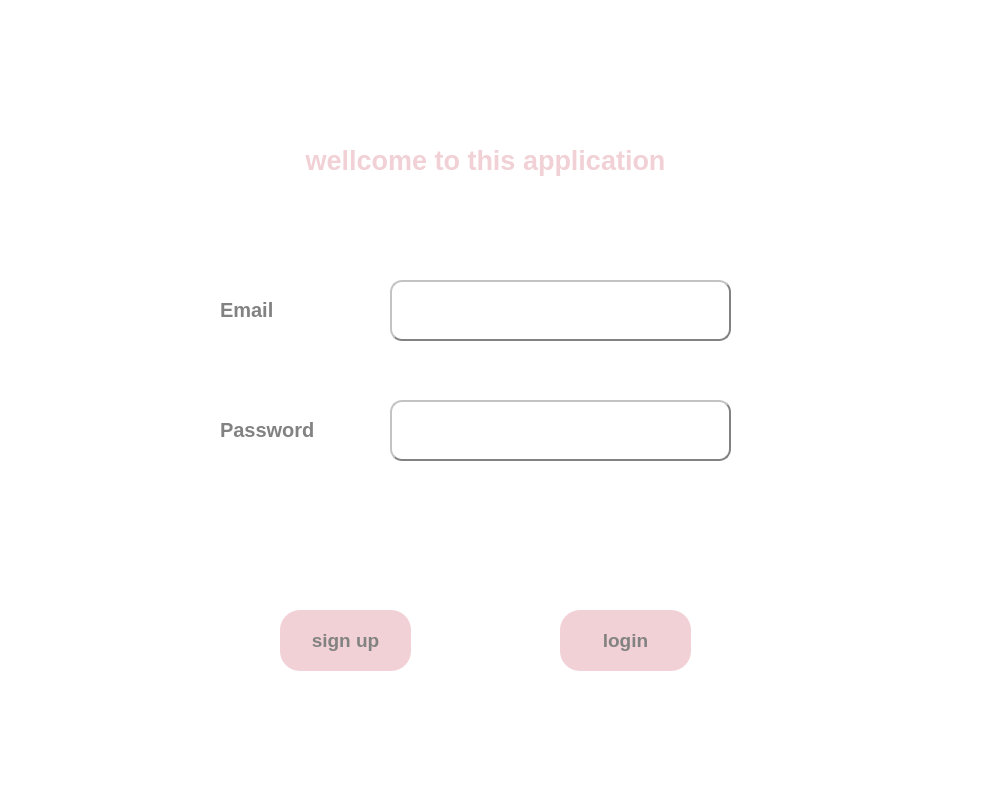
<?xml version="1.0" encoding="UTF-8"?>
<ui version="4.0">
 <class>MainWindow</class>
 <widget class="QMainWindow" name="MainWindow">
  <property name="geometry">
   <rect>
    <x>0</x>
    <y>0</y>
    <width>1000</width>
    <height>799</height>
   </rect>
  </property>
  <property name="font">
   <font>
    <pointsize>8</pointsize>
   </font>
  </property>
  <property name="windowTitle">
   <string>MainWindow</string>
  </property>
  <property name="autoFillBackground">
   <bool>false</bool>
  </property>
  <property name="styleSheet">
   <string notr="true">background-color: rgb(255, 255, 255);</string>
  </property>
  <widget class="QWidget" name="centralwidget">
   <widget class="QLabel" name="label">
    <property name="geometry">
     <rect>
      <x>160</x>
      <y>110</y>
      <width>651</width>
      <height>101</height>
     </rect>
    </property>
    <property name="font">
     <font>
      <pointsize>20</pointsize>
      <weight>75</weight>
      <italic>false</italic>
      <bold>true</bold>
      <strikeout>false</strikeout>
      <kerning>true</kerning>
     </font>
    </property>
    <property name="layoutDirection">
     <enum>Qt::LeftToRight</enum>
    </property>
    <property name="styleSheet">
     <string notr="true"/>
    </property>
    <property name="text">
     <string>&lt;html&gt;&lt;head/&gt;&lt;body&gt;&lt;p&gt;&lt;span style=&quot; color:#f1d1d6;&quot;&gt;wellcome to this application&lt;/span&gt;&lt;/p&gt;&lt;/body&gt;&lt;/html&gt;</string>
    </property>
    <property name="alignment">
     <set>Qt::AlignCenter</set>
    </property>
   </widget>
   <widget class="QTextEdit" name="te_password">
    <property name="geometry">
     <rect>
      <x>390</x>
      <y>400</y>
      <width>341</width>
      <height>61</height>
     </rect>
    </property>
    <property name="font">
     <font>
      <pointsize>11</pointsize>
     </font>
    </property>
    <property name="styleSheet">
     <string notr="true">background-color: rgb(255, 255, 255);
border:2px outset;
border-color: rgb(130, 130, 130);
border-radius: 12px;</string>
    </property>
    <property name="inputMethodHints">
     <set>Qt::ImhHiddenText</set>
    </property>
    <property name="html">
     <string>&lt;!DOCTYPE HTML PUBLIC &quot;-//W3C//DTD HTML 4.0//EN&quot; &quot;http://www.w3.org/TR/REC-html40/strict.dtd&quot;&gt;
&lt;html&gt;&lt;head&gt;&lt;meta name=&quot;qrichtext&quot; content=&quot;1&quot; /&gt;&lt;style type=&quot;text/css&quot;&gt;
p, li { white-space: pre-wrap; }
&lt;/style&gt;&lt;/head&gt;&lt;body style=&quot; font-family:'MS Shell Dlg 2'; font-size:11pt; font-weight:400; font-style:normal;&quot;&gt;
&lt;p style=&quot;-qt-paragraph-type:empty; margin-top:0px; margin-bottom:0px; margin-left:0px; margin-right:0px; -qt-block-indent:0; text-indent:0px; font-size:8pt;&quot;&gt;&lt;br /&gt;&lt;/p&gt;&lt;/body&gt;&lt;/html&gt;</string>
    </property>
   </widget>
   <widget class="QPushButton" name="login">
    <property name="geometry">
     <rect>
      <x>560</x>
      <y>610</y>
      <width>131</width>
      <height>61</height>
     </rect>
    </property>
    <property name="font">
     <font>
      <pointsize>14</pointsize>
      <weight>75</weight>
      <bold>true</bold>
     </font>
    </property>
    <property name="styleSheet">
     <string notr="true">QPushButton
{
	background-color: #f1d1d6;
	color: #828282;
	border-radius:20px;
}

QPushButton:hover
{
	background-color: #ff8b8d;
	color: #656565;
	border-radius:20px;
}</string>
    </property>
    <property name="text">
     <string>login</string>
    </property>
   </widget>
   <widget class="QPushButton" name="signin">
    <property name="geometry">
     <rect>
      <x>280</x>
      <y>610</y>
      <width>131</width>
      <height>61</height>
     </rect>
    </property>
    <property name="font">
     <font>
      <pointsize>14</pointsize>
      <weight>75</weight>
      <bold>true</bold>
     </font>
    </property>
    <property name="styleSheet">
     <string notr="true">QPushButton
{
	background-color: #f1d1d6;
	color: #828282;
	border-radius:20px;
}

QPushButton:hover
{
	background-color: #ff8b8d;
	color: #656565;
	border-radius:20px;
}</string>
    </property>
    <property name="text">
     <string>sign up</string>
    </property>
   </widget>
   <widget class="QLabel" name="label_2">
    <property name="geometry">
     <rect>
      <x>220</x>
      <y>280</y>
      <width>151</width>
      <height>61</height>
     </rect>
    </property>
    <property name="font">
     <font>
      <pointsize>15</pointsize>
      <weight>75</weight>
      <bold>true</bold>
     </font>
    </property>
    <property name="text">
     <string>&lt;html&gt;&lt;head/&gt;&lt;body&gt;&lt;p&gt;&lt;span style=&quot; color:#828282;&quot;&gt;Email&lt;/span&gt;&lt;/p&gt;&lt;/body&gt;&lt;/html&gt;</string>
    </property>
   </widget>
   <widget class="QLabel" name="label_3">
    <property name="geometry">
     <rect>
      <x>220</x>
      <y>400</y>
      <width>151</width>
      <height>61</height>
     </rect>
    </property>
    <property name="font">
     <font>
      <pointsize>15</pointsize>
      <weight>75</weight>
      <bold>true</bold>
     </font>
    </property>
    <property name="text">
     <string>&lt;html&gt;&lt;head/&gt;&lt;body&gt;&lt;p&gt;&lt;span style=&quot; color:#828282;&quot;&gt;Password&lt;/span&gt;&lt;/p&gt;&lt;/body&gt;&lt;/html&gt;</string>
    </property>
   </widget>
   <widget class="QTextEdit" name="te_username">
    <property name="geometry">
     <rect>
      <x>390</x>
      <y>280</y>
      <width>341</width>
      <height>61</height>
     </rect>
    </property>
    <property name="font">
     <font>
      <pointsize>11</pointsize>
     </font>
    </property>
    <property name="styleSheet">
     <string notr="true">background-color: rgb(255, 255, 255);
border-radius: 12px;
border:2px outset;
border-color: rgb(130, 130, 130);</string>
    </property>
    <property name="inputMethodHints">
     <set>Qt::ImhHiddenText</set>
    </property>
    <property name="html">
     <string>&lt;!DOCTYPE HTML PUBLIC &quot;-//W3C//DTD HTML 4.0//EN&quot; &quot;http://www.w3.org/TR/REC-html40/strict.dtd&quot;&gt;
&lt;html&gt;&lt;head&gt;&lt;meta name=&quot;qrichtext&quot; content=&quot;1&quot; /&gt;&lt;style type=&quot;text/css&quot;&gt;
p, li { white-space: pre-wrap; }
&lt;/style&gt;&lt;/head&gt;&lt;body style=&quot; font-family:'MS Shell Dlg 2'; font-size:11pt; font-weight:400; font-style:normal;&quot;&gt;
&lt;p style=&quot;-qt-paragraph-type:empty; margin-top:0px; margin-bottom:0px; margin-left:0px; margin-right:0px; -qt-block-indent:0; text-indent:0px; font-size:8pt;&quot;&gt;&lt;br /&gt;&lt;/p&gt;&lt;/body&gt;&lt;/html&gt;</string>
    </property>
   </widget>
  </widget>
  <widget class="QMenuBar" name="menubar">
   <property name="geometry">
    <rect>
     <x>0</x>
     <y>0</y>
     <width>1000</width>
     <height>18</height>
    </rect>
   </property>
  </widget>
  <widget class="QStatusBar" name="statusbar"/>
 </widget>
 <resources/>
 <connections/>
</ui>
